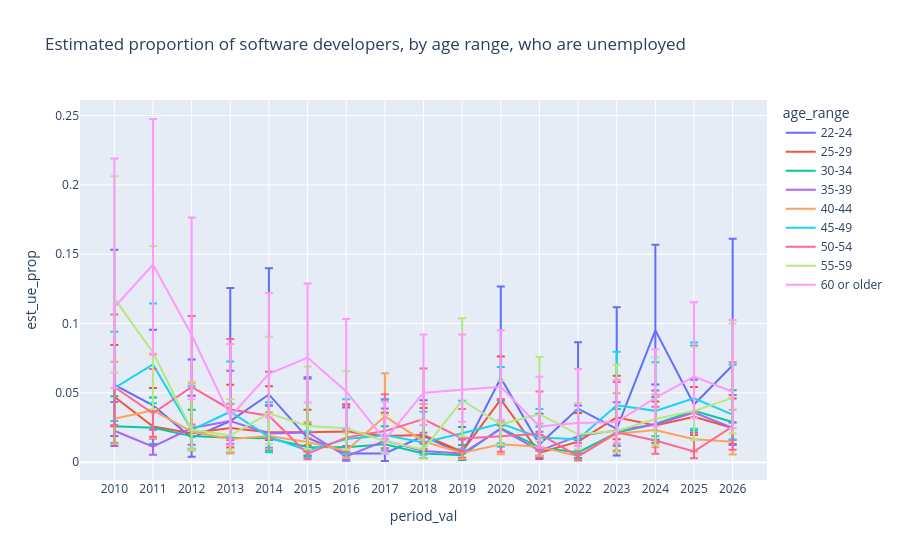

The notebook cell saved with this chart:
### Markdown cell above
### Graphing unemployment estimates by age range:

(I wouldn't place much confidence at all in these results, given the low sample sizes we're working with. I filtered out the under-22 group because it had particularly low counts.)

### Code cell
px.line(df_ue_props.query(
"period == 'year_as_str' & occ2010 == 'Software developers, \
applications and systems software' & empstat_condensed_ue_prop == \
'Unemployed' & age_range not in ['All', 'Under 22']"), x = 'period_val', 
y = 'est_ue_prop', color = 'age_range',
error_y = 'error_upper_ue_prop', error_y_minus = 'error_lower_ue_prop',
title = 'Estimated proportion of software developers, by age range, who are unemployed')
